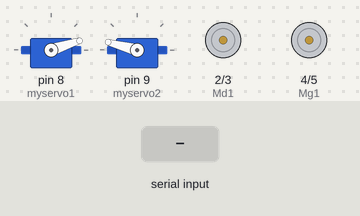
Recording of a sketch running on a simulated Arduino Uno, built with avr-gcc and run on an emulated ATmega328P. Parts: 2 × servo, motor-driver pin pairs drawn as motors (green arrow = first pin HIGH = forward, orange = second pin HIGH = backward, longer = more drive). Inputs (shaded band) come from the test bench. What the sketch prints to the serial monitor is not drawn.

Above: at 1.2 s.
1.3 s: "2" received over Serial
At 1.8 s:
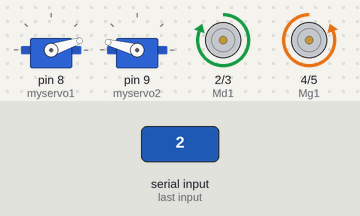
2.8 s: "3" received over Serial
At 4.0 s:
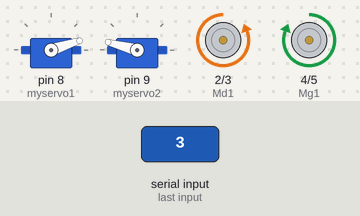
4.3 s: "4" received over Serial
At 5.5 s:
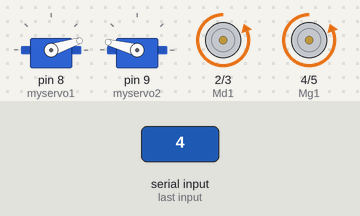
5.8 s: "1" received over Serial
At 6.5 s:
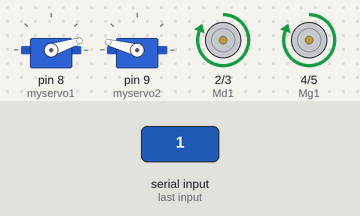
7.3 s: "6" received over Serial
At 7.9 s:
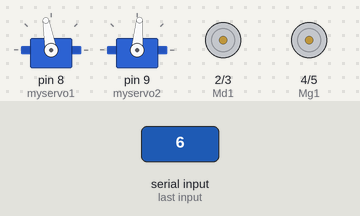
8.8 s: "2" received over Serial
At 10.0 s:
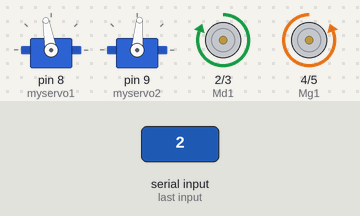
Timing chart, 0 to 11.3 s (numbered marks = the images above; inputs shaded):
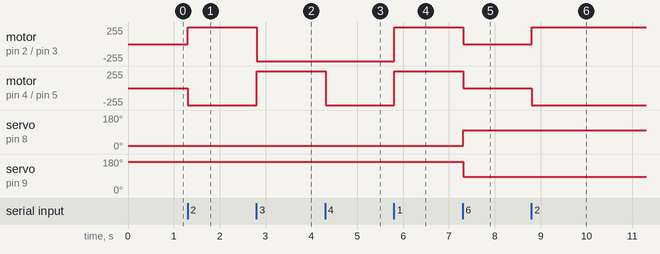

The sketch:

Robot_attak.ino
```cpp
//---------ELECTRONOOBS----------//
//--------BT app control---------//
#include <Servo.h>


Servo myservo1; int angle_PortOuvert1=100;  int angle_PortFerme1=18;
Servo myservo2; int angle_PortOuvert2=85;  int angle_PortFerme2=165;


int speed1=255;
int speed2=255;

int Md1=2; //in2
int Md2=3;//in1

int Mg1=4;//in3
int Mg2=5;//in4

char ordre ;

void avancer(){
  analogWrite(Md2,0);
  analogWrite(Md1,255);
  analogWrite(Mg1,0);
  analogWrite(Mg2,255);
}


void arriere(){
 analogWrite(Md2,255);
  analogWrite(Md1,0);
  analogWrite(Mg1,255);
  analogWrite(Mg2,0);

}


void tour_droite(){

analogWrite(Md2,0);
  analogWrite(Md1,255);
 analogWrite(Mg1,255);
  analogWrite(Mg2,0);
}


void tour_gauche(){
  analogWrite(Md2,255);
  analogWrite(Md1,0);
  analogWrite(Mg1,0);
  analogWrite(Mg2,255);
}

void stope(){
  analogWrite(Md2,0);
  analogWrite(Md1,0);
  analogWrite(Mg1,0);
  analogWrite(Mg2,0);
}


void initialisation(){
   myservo1.write(angle_PortFerme1);
   myservo2.write(angle_PortFerme2);
}

void ouverture(){
  myservo1.write(angle_PortOuvert1);
   myservo2.write(angle_PortOuvert2);
}


void fermeture(){
  myservo1.write(angle_PortFerme1);
   myservo2.write(angle_PortFerme2);
}

int Received=48;


void setup(){
pinMode(Md1,OUTPUT);
pinMode(Md2,OUTPUT);
pinMode(Mg1,OUTPUT);
pinMode(Mg2,OUTPUT);

myservo1.attach(8);
myservo2.attach(9);

initialisation();

Serial.begin(9600);

}


void loop(){


 if(Serial.available()>0)
 {
    Received = Serial.read();

 }


Serial.println(Received);
 switch(Received) {

  case 48:Received=48; stope(); break;
  case 50:avancer();break;
  case 51: arriere();break;
  case 52: tour_gauche();break;
  case 49: tour_droite();break;
  case 54:ouverture();Received=48; break;
  case 55:fermeture();Received=48;  break;
}


}
```

Measured:
- after the input at 1.3 s, motor on pin 2 (Md1) / pin 3 (Md2): stopped → forward 255/255 at once; motor on pin 4 (Mg1) / pin 5 (Mg2): stopped → backward 255/255 at once
- after the input at 2.8 s, motor on pin 2 (Md1) / pin 3 (Md2): forward 255/255 → backward 255/255 at once; motor on pin 4 (Mg1) / pin 5 (Mg2): backward 255/255 → forward 255/255 at once
- after the input at 4.3 s, motor on pin 4 (Mg1) / pin 5 (Mg2): forward 255/255 → backward 255/255 at once
- after the input at 5.8 s, motor on pin 2 (Md1) / pin 3 (Md2), motor on pin 4 (Mg1) / pin 5 (Mg2): backward 255/255 → forward 255/255 at once
- after the input at 7.3 s, motor on pin 2 (Md1) / pin 3 (Md2), motor on pin 4 (Mg1) / pin 5 (Mg2): forward 255/255 → stopped at once; servo on pin 8 (myservo1): 18° → 100° at once; servo on pin 9 (myservo2): 165° → 85° at once
- after the input at 8.8 s, motor on pin 2 (Md1) / pin 3 (Md2): stopped → forward 255/255 at once; motor on pin 4 (Mg1) / pin 5 (Mg2): stopped → backward 255/255 at once
